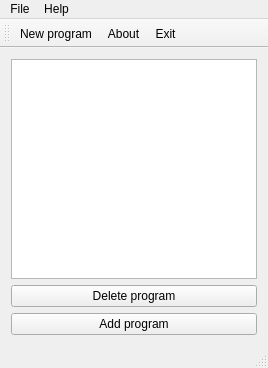
<?xml version="1.0" encoding="UTF-8"?>
<ui version="4.0">
 <class>MainWindow</class>
 <widget class="QMainWindow" name="MainWindow">
  <property name="geometry">
   <rect>
    <x>0</x>
    <y>0</y>
    <width>268</width>
    <height>368</height>
   </rect>
  </property>
  <property name="windowTitle">
   <string>Startup Manager</string>
  </property>
  <widget class="QWidget" name="centralWidget">
   <layout class="QVBoxLayout" name="verticalLayout">
    <item>
     <widget class="QListWidget" name="listWidget"/>
    </item>
    <item>
     <widget class="QPushButton" name="pushButton_2">
      <property name="text">
       <string>Delete program</string>
      </property>
     </widget>
    </item>
    <item>
     <widget class="QPushButton" name="pushButton">
      <property name="text">
       <string>Add program</string>
      </property>
     </widget>
    </item>
   </layout>
  </widget>
  <widget class="QMenuBar" name="menuBar">
   <property name="geometry">
    <rect>
     <x>0</x>
     <y>0</y>
     <width>268</width>
     <height>21</height>
    </rect>
   </property>
   <widget class="QMenu" name="menuFile">
    <property name="title">
     <string>File</string>
    </property>
    <addaction name="actionNew_program"/>
    <addaction name="actionExit"/>
   </widget>
   <widget class="QMenu" name="menuAbout_program">
    <property name="title">
     <string>Help</string>
    </property>
    <addaction name="actionAbout"/>
    <addaction name="actionManual"/>
   </widget>
   <addaction name="menuFile"/>
   <addaction name="menuAbout_program"/>
  </widget>
  <widget class="QToolBar" name="mainToolBar">
   <attribute name="toolBarArea">
    <enum>TopToolBarArea</enum>
   </attribute>
   <attribute name="toolBarBreak">
    <bool>false</bool>
   </attribute>
   <addaction name="actionNew_program"/>
   <addaction name="actionAbout"/>
   <addaction name="actionExit"/>
  </widget>
  <widget class="QStatusBar" name="statusBar"/>
  <action name="actionExit">
   <property name="icon">
    <iconset resource="resources.qrc">
     <normaloff>:/rec/images/rsz_quit.png</normaloff>:/rec/images/rsz_quit.png</iconset>
   </property>
   <property name="text">
    <string>Exit</string>
   </property>
   <property name="shortcut">
    <string>Ctrl+W</string>
   </property>
  </action>
  <action name="actionAbout">
   <property name="icon">
    <iconset resource="resources.qrc">
     <normaloff>:/rec/images/rsz_question_markpng.png</normaloff>:/rec/images/rsz_question_markpng.png</iconset>
   </property>
   <property name="text">
    <string>About</string>
   </property>
  </action>
  <action name="actionNew_program">
   <property name="icon">
    <iconset resource="resources.qrc">
     <normaloff>:/rec/images/rsz_add.png</normaloff>:/rec/images/rsz_add.png</iconset>
   </property>
   <property name="text">
    <string>New program</string>
   </property>
   <property name="shortcut">
    <string>Ctrl+N</string>
   </property>
  </action>
  <action name="actionManual">
   <property name="text">
    <string>Manual</string>
   </property>
  </action>
 </widget>
 <layoutdefault spacing="6" margin="11"/>
 <resources>
  <include location="resources.qrc"/>
 </resources>
 <connections/>
</ui>
